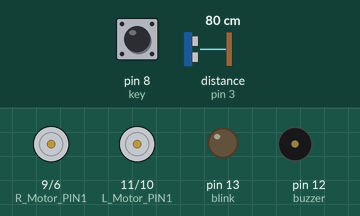
This sketch was run on a simulated Arduino Uno, built with avr-gcc and run on an emulated ATmega328P. Parts: motor-driver pin pairs drawn as motors (green arrow = first pin HIGH = forward, orange = second pin HIGH = backward, longer = more drive), output pins drawn as LEDs (lit = HIGH), buzzer (waves = sounding, pin HIGH). The test bench sets the inputs (shaded band); at power-on: pin 8 (key) LOW, distance to the obstacle (sensor on pin 3) 80 cm. The echo pulse lasts 58.3 µs per cm; pins used as bus, display or sensor lines are not drawn; what the sketch prints to the serial monitor is not drawn.

Above: at 1.2 s.
1.3 s: pin 8 (key) pulled HIGH for 0.15 s
At 2.6 s:
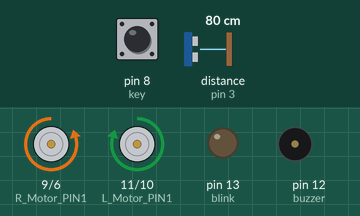
4.4 s: distance to the obstacle (sensor on pin 3) set to 54 cm
7.4 s: distance to the obstacle (sensor on pin 3) set to 44 cm
At 7.9 s:
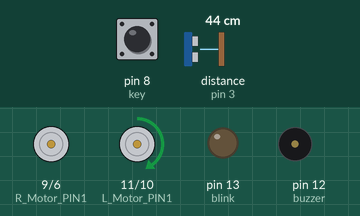
8.9 s: distance to the obstacle (sensor on pin 3) set to 60 cm
Timing chart, 0 to 11.9 s (numbered marks = the images above; inputs shaded):
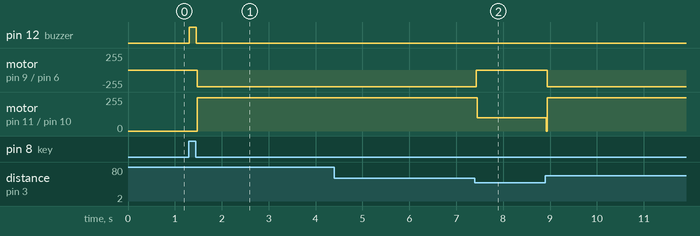

The sketch:

Ultrasonic_avoid.ino
```cpp
// 五丝菜卷
#define ON 1  //使能LED
#define OFF 0 //禁止LED

//定义电机的引脚
#define L_Motor_PIN1 11
#define L_Motor_PIN2 10
#define R_Motor_PIN1 9
#define R_Motor_PIN2 6

uint8_t i;
int buzzer = 12; //设置控制蜂鸣器的引脚
int blink = 13;
int key = 8; //按键key

int Echo = 3; // Echo回声脚
int Trig = 4; // Trig触发脚

int distance = 0;

void setup()
{
	// put your setup code here, to run once:
	Serial.begin(9600); // 初始化串口

	pinMode(L_Motor_PIN1, OUTPUT);
	pinMode(L_Motor_PIN2, OUTPUT);
	pinMode(R_Motor_PIN1, OUTPUT);
	pinMode(R_Motor_PIN2, OUTPUT);
	pinMode(buzzer, OUTPUT); //设置数字IO脚模式，OUTPUT为输出
	pinMode(blink, OUTPUT);
	pinMode(key, INPUT); //定义按键输入脚

	//初始化超声波引脚
	pinMode(Echo, INPUT);  // 定义超声波输入脚
	pinMode(Trig, OUTPUT); // 定义超声波输出脚

	// pinMode(4, OUTPUT);
	// digitalWrite(4, 0); //4是颜色识别传感器探照灯所连接的引脚，
	//初始化颜色识别传感器的探照灯灭（需要用到颜色识别传感器的时候，这一句就不需要）
	digitalWrite(buzzer, LOW);
	digitalWrite(blink, LOW);
}

void loop()
{
	// put your main code here, to run repeatedly:
	// Car_run
	//run(255);
	// delay(3000);
	// run(50);
	// delay(3000);

	// Whistle
	// whistle();
	// digitalWrite(blink,HIGH);
	// delay(1000);
	// digitalWrite(buzzer, LOW);
	// digitalWrite(blink,LOW);
	// delay(1000);

	//Ultrasonic_avoid
	keysacn();
	while (1)
	{
		/* code */
		distance_test(); //测量前方距离
		if (distance < 50)
		{
			while (distance < 50)
			{
				/* code */
				right(100);
				delay(20);
				stop();
				distance_test(); //测量前方距离
			}
		}
		else
		{
			/* code */
			run(250); //无障碍物，前进
		}
	}
}

/**
* Function
* @author        wusicaijuan
* @date          2019.06.04
* @brief         测距
* @param[in1]    void
* @retval        void
* @par History   无
*/
void keysacn() //按键扫描
{
	int val;
	val = digitalRead(key);   //读取数字7 口电平值赋给val
	while (!digitalRead(key)) //当按键没被按下时，一直循环
	{
		val = digitalRead(key); //此句可省略，可让循环跑空
	}
	while (digitalRead(key)) //当按键被按下时
	{
		delay(10);				//延时10ms
		val = digitalRead(key); //读取数字7 口电平值赋给val
		if (val == HIGH)		//第二次判断按键是否被按下
		{
			digitalWrite(buzzer, HIGH);	//蜂鸣器响
			while (!digitalRead(key))	  //判断按键是否被松开
				digitalWrite(buzzer, LOW); //蜂鸣器停止
		}
		else
			digitalWrite(buzzer, LOW); //蜂鸣器停止
	}
}

/**
* Function       distance_test
* @author        wusicaijuan
* @date          2019.06.04
* @brief         测距
* @param[in1]    void
* @retval        void
* @par History   无
*/
void distance_test() // 量出前方距离
{
	digitalWrite(Trig, LOW); // 给触发脚低电平2μs
	delayMicroseconds(2);
	digitalWrite(Trig, HIGH); // 给触发脚高电平10μs，这里至少是10μs
	delayMicroseconds(10);
	digitalWrite(Trig, LOW);			   // 持续给触发脚低电
	float Fdistance = pulseIn(Echo, HIGH); // 读取高电平时间(单位：微秒)
	Fdistance = Fdistance / 58;			   //为什么除以58等于厘米，  Y米=（X秒*344）/2
	// X秒=（ 2*Y米）/344 ==》X秒=0.0058*Y米 ==》厘米=微秒/58
	Serial.print("Distance:"); //输出距离（单位：厘米）
	Serial.println(Fdistance); //显示距离
	distance = Fdistance;
}

/**
* Function       whistle
* @author        wusicaijuan
* @date          2019.06.04
* @brief         鸣笛
* @param[in1]    void
* @retval        void
* @par History   无
*/
void whistle() //鸣笛
{
	for (i = 0; i < 50; i++)
	{
		digitalWrite(buzzer, HIGH); //发声音
		delay(3);					//延时
		digitalWrite(buzzer, LOW);  //不发声音
		delay(1);					//延时
	}
}

/**
* Function       run
* @author        wusicaijuan
* @date          2019.06.04
* @brief         小车前进
* @param[in]     Speed
* @param[out]    void
* @retval        void
* @par History   无
*/
void run(int Speed)
{
	digitalWrite(L_Motor_PIN1, HIGH);
	digitalWrite(L_Motor_PIN2, LOW);
	digitalWrite(R_Motor_PIN1, LOW);
	digitalWrite(R_Motor_PIN2, HIGH);
	analogWrite(L_Motor_PIN1, Speed);
	analogWrite(L_Motor_PIN2, 0);
	analogWrite(R_Motor_PIN1, 0);
	analogWrite(R_Motor_PIN2, Speed);
}

/**
* Function       back
* @author        wusicaijuan
* @date          2019.06.04
* @brief         小车后退
* @param[in]     Speed
* @param[out]    void
* @retval        void
* @par History   无
*/
void back(int Speed)
{
	digitalWrite(L_Motor_PIN1, LOW);
	digitalWrite(L_Motor_PIN2, HIGH);
	analogWrite(L_Motor_PIN1, 0);
	analogWrite(L_Motor_PIN2, Speed);
	digitalWrite(R_Motor_PIN1, HIGH);
	digitalWrite(R_Motor_PIN2, LOW);
	analogWrite(R_Motor_PIN1, Speed);
	analogWrite(R_Motor_PIN2, 0);
}

/**
* Function       left
* @author        wusicaijuan
* @date          2019.06.04
* @brief         小车左转
* @param[in]     Speed
* @param[out]    void
* @retval        void
* @par History   无
*/
void left(int Speed)
{
	digitalWrite(L_Motor_PIN1, LOW);
	digitalWrite(L_Motor_PIN2, LOW);
	analogWrite(L_Motor_PIN1, 0);
	analogWrite(L_Motor_PIN2, 0);
	digitalWrite(R_Motor_PIN1, LOW);
	digitalWrite(R_Motor_PIN2, HIGH);
	analogWrite(R_Motor_PIN1, 0);
	analogWrite(R_Motor_PIN2, Speed);
}

/**
* Function       right
* @author        wusicaijuan
* @date          2019.06.04
* @brief         小车右转
* @param[in]     Speed
* @param[out]    void
* @retval        void
* @par History   无
*/
void right(int Speed)
{
	digitalWrite(L_Motor_PIN1, HIGH);
	digitalWrite(L_Motor_PIN2, LOW);
	analogWrite(L_Motor_PIN1, Speed);
	analogWrite(L_Motor_PIN2, 0);
	digitalWrite(R_Motor_PIN1, LOW);
	digitalWrite(R_Motor_PIN2, LOW);
	analogWrite(R_Motor_PIN1, 0);
	analogWrite(R_Motor_PIN2, 0);
}

/**
* Function       spin_left
* @author        wusicaijuan
* @date          2019.06.04
* @brief         小车左旋
* @param[in]     Speed
* @param[out]    void
* @retval        void
* @par History   无
*/
void spin_left(int Speed)
{
	digitalWrite(L_Motor_PIN1, LOW);
	digitalWrite(L_Motor_PIN2, HIGH);
	analogWrite(L_Motor_PIN1, 0);
	analogWrite(L_Motor_PIN2, Speed);
	digitalWrite(R_Motor_PIN1, LOW);
	digitalWrite(R_Motor_PIN2, HIGH);
	analogWrite(R_Motor_PIN1, 0);
	analogWrite(R_Motor_PIN2, Speed);
}

/**
* Function       spin_right
* @author        wusicaijuan
* @date          2019.06.04
* @brief         小车右旋
* @param[in]     Speed
* @param[out]    void
* @retval        void
* @par History   无
*/
void spin_right(int Speed)
{
	digitalWrite(L_Motor_PIN1, HIGH);
	digitalWrite(L_Motor_PIN2, LOW);
	analogWrite(L_Motor_PIN1, Speed);
	analogWrite(L_Motor_PIN2, 0);
	digitalWrite(R_Motor_PIN1, HIGH);
	digitalWrite(R_Motor_PIN2, LOW);
	analogWrite(R_Motor_PIN1, Speed);
	analogWrite(R_Motor_PIN2, 0);
}

/**
* Function       stop
* @author        wusicaijuan
* @date          2019.06.04
* @brief         小车停止
* @param[in]     Speed
* @param[out]    void
* @retval        void
* @par History   无
*/
void stop()
{
	digitalWrite(L_Motor_PIN1, LOW);
	digitalWrite(L_Motor_PIN2, LOW);
	analogWrite(L_Motor_PIN1, 0);
	analogWrite(L_Motor_PIN2, 0);
	digitalWrite(R_Motor_PIN1, LOW);
	digitalWrite(R_Motor_PIN2, LOW);
	analogWrite(R_Motor_PIN1, 0);
	analogWrite(R_Motor_PIN2, 0);
}
```

Measured:
- the behaviour switches between 50 and 49 cm on distance to the obstacle (sensor on pin 3) (found by bisection; images 1 and 2)
- after the input at 1.3 s, pin 12 (buzzer): LOW → HIGH at once, → LOW 0.14 s later; motor on pin 9 (R_Motor_PIN1) / pin 6 (R_Motor_PIN2): stopped → backward 250/255 after 0.18 s; motor on pin 11 (L_Motor_PIN1) / pin 10 (L_Motor_PIN2): stopped → forward 250/255 after 0.18 s
- after the input at 7.4 s, motor on pin 9 (R_Motor_PIN1) / pin 6 (R_Motor_PIN2): backward 250/255 → stopped at once; motor on pin 11 (L_Motor_PIN1) / pin 10 (L_Motor_PIN2): forward 250/255 → forward 100/255 after 0.05 s
